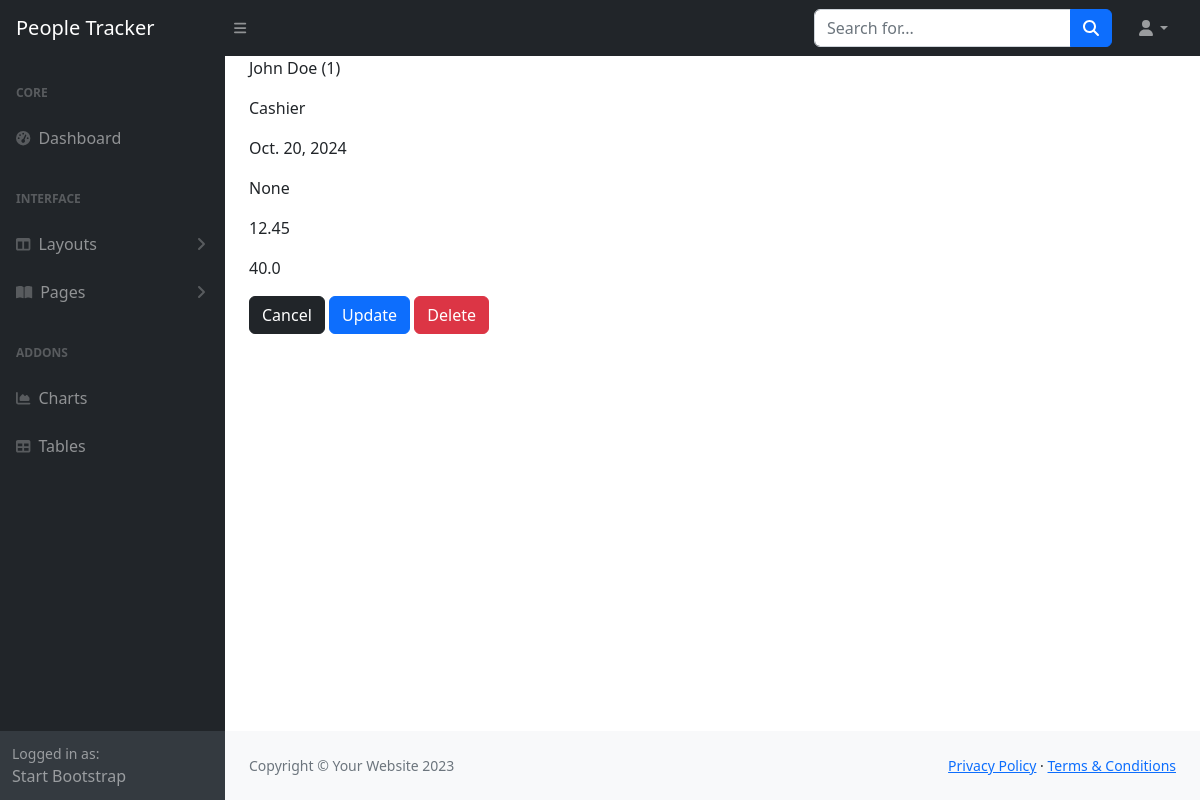
The page /people_management/contracts/1/ on the database as committed earlier.
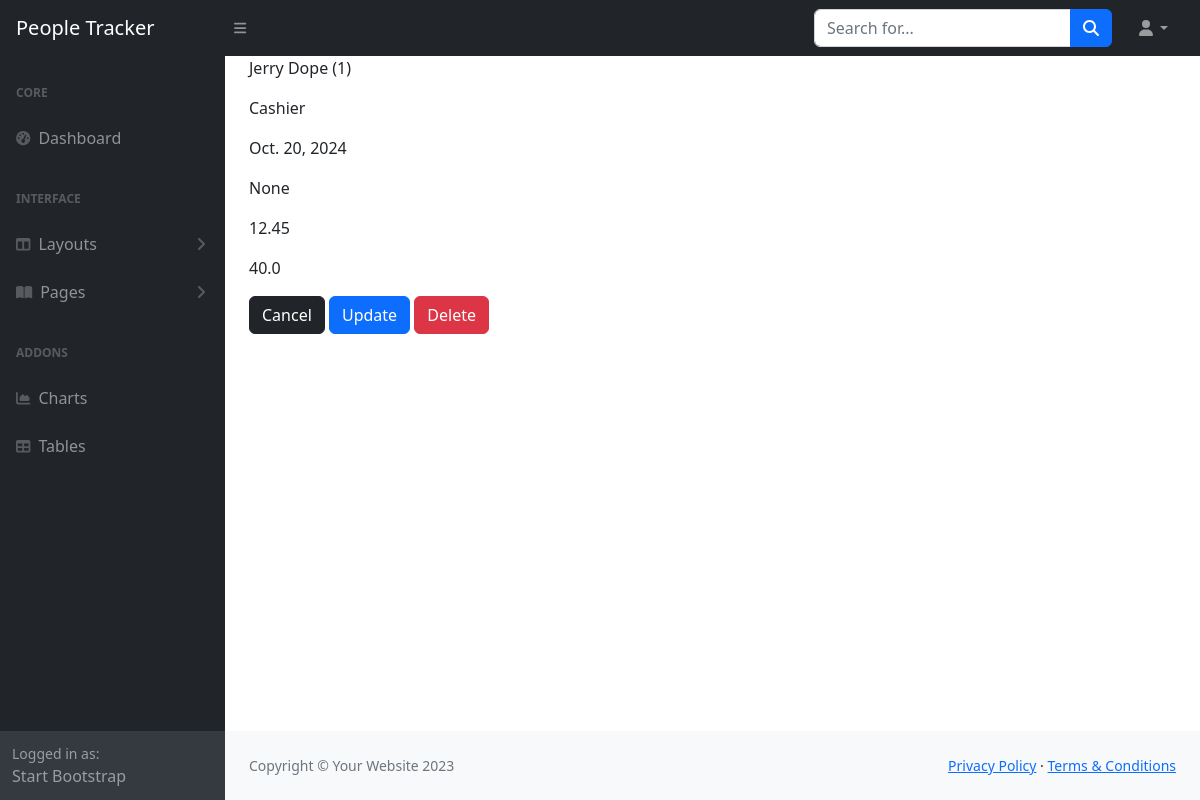
The same page on the database as committed later.
### people_management/models.py (models this page shows, shortened)
class Contract(models.Model):
    person = models.ForeignKey(Person, on_delete=models.CASCADE)
    job_title = models.CharField(max_length=255)
    contract_start = models.DateField()
    contract_end = models.DateField(null=True, blank=True)
    hourly_rate = models.FloatField(default=12.45)
    contracted_hours = models.FloatField(default=40)

class Person(models.Model):
    first_name = models.CharField(max_length = 50)
    last_name = models.CharField(max_length = 50)
    email = models.EmailField(max_length = 255)
    phone_number = models.IntegerField()
    date_of_birth = models.DateField()
    active = models.BooleanField(default=False)
    def __str__(self):
        return f"{self.first_name} {self.last_name} ({self.id})"

### people_management/views.py (the view)
# urls.py: path('contracts/<int:pk>/', views.ViewContractDetails.as_view(), name='view_contract'),
class ViewContractDetails(DetailView):
    model = Contract
    context_object_name = 'contract'

### people_management/templates/people_management/contract_detail.html
{% extends 'dashboard/base.html'%}
{% block content %}
    <p>{{contract.person}}</p>
    <p>{{contract.job_title}}</p>
    <p>{{contract.contract_start}}</p>
    <p>{{contract.contract_end}}</p>
    <p>{{contract.hourly_rate}}</p>
    <p>{{contract.contracted_hours}}</p>
    <a href="{% url 'contracts' %}" class='btn btn-dark'>Cancel</a>
    <a href="{% url 'update_contract' pk=contract.id %}" class='btn btn-primary'>Update</a>
    <a href="{% url 'delete_contract' pk=contract.id %}" class='btn btn-danger'>Delete</a>
{% endblock %}

Rows that differ between the two databases and show on the page:
changed through a linked row, Contract "Cashier": person "John Doe (1)" → "Jerry Dope (1)"
